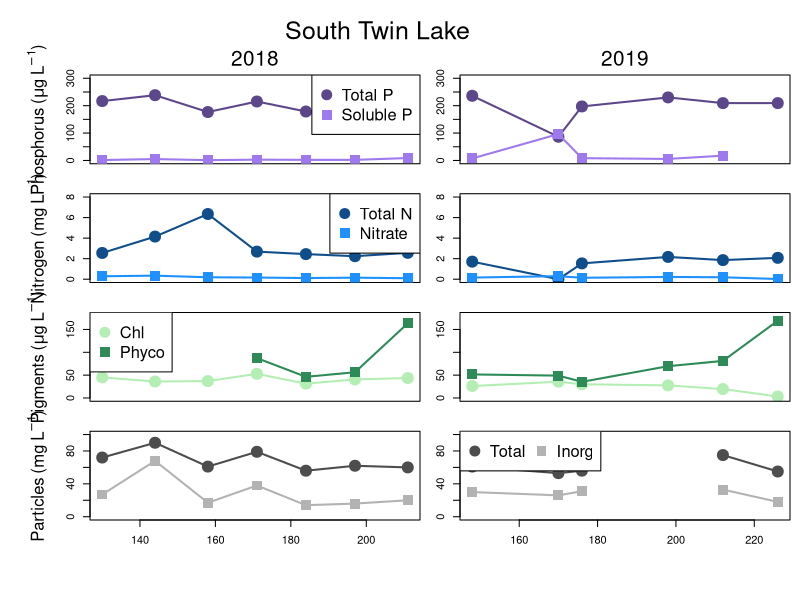
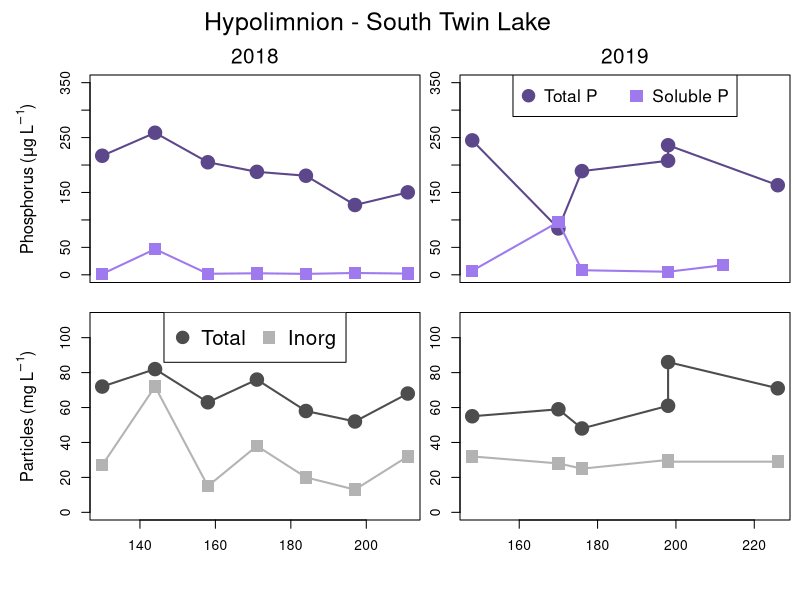
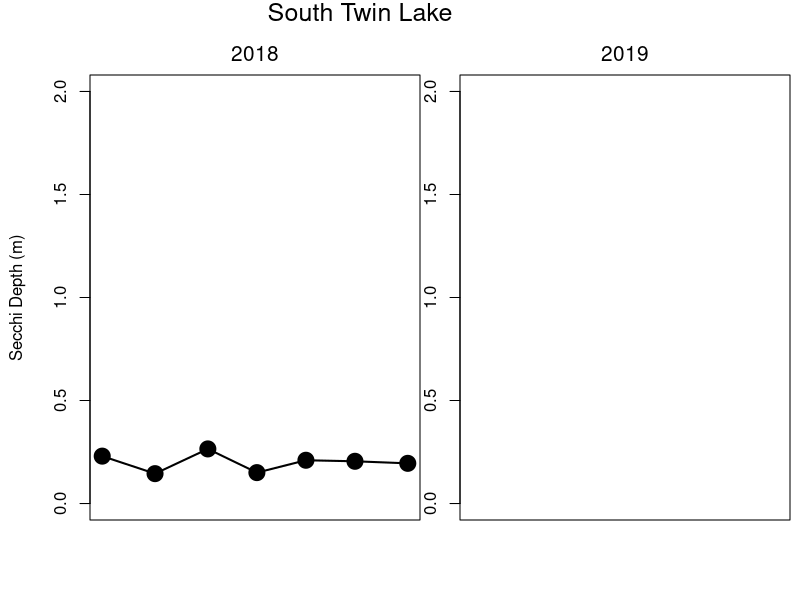

Source code (R) for these figures, in order:
setwd("C:/Users/wilkinso/Box Sync/Carp Removal & Phosphorus Project/Synoptic Sampling/Water Quality Data")

c19 = read.csv("P19_WQ_2019.csv")
c18 = read.csv("P18_WQ_2018.csv")


windows(height=8, width=6)
par(mfrow=c(4,2), omi=c(0.5,0.5,0.75,0.1), mai=c(0.3,0.4,0,0))

#Total P
plot(c18[c18$LakeID==406 & c18$Depth=="Epi", "DOY"], c18[c18$LakeID==406 & c18$Depth=="Epi", "TP_ugL"], 
     type="o", pch=19, col="mediumpurple4", ylim=c(0,300), cex=2, lwd=2, xaxt="n")
mtext(side=3, line=2.5, "                                   South Twin Lake", cex=1.5)
mtext(side=3, line=0.5, "2018", cex=1.25); mtext(side=2, line=3, expression(Phosphorus~"("*mu*g~L^-1*")"))
legend("topright", legend=c("Total P", "Soluble P"), pch=c(19,15), pt.cex=2, col=c("mediumpurple4", "mediumpurple2"), cex=1.5)
points(c18[c18$LakeID==406 & c18$Depth=="Epi", "DOY"], c18[c18$LakeID==406 & c18$Depth=="Epi", "SRP_ugL"], 
       type="o", pch=15, col="mediumpurple2", cex=2, lwd=2)
plot(c19[c19$LakeNumber==406 & c19$Depth=="Epi", "DOY"], c19[c19$LakeNumber==406 & c19$Depth=="Epi", "TP_ugL"], 
     type="o", pch=19, col="mediumpurple4", ylim=c(0,300), cex=2, lwd=2, xaxt="n")
mtext(side=3, line=0.5, "2019", cex=1.25)
points(c19[c19$LakeNumber==406 & c19$Depth=="Epi", "DOY"], c19[c19$LakeNumber==406 & c19$Depth=="Epi", "SRP_ugL"], 
       type="o", pch=15, col="mediumpurple2", cex=2, lwd=2)


#Total N and Nitrate
plot(c18[c18$LakeID==406 & c18$Depth=="Epi", "DOY"], c18[c18$LakeID==406 & c18$Depth=="Epi", "TN_mgL"], 
     type="o", pch=19, col="dodgerblue4", ylim=c(0,8), cex=2, lwd=2, xaxt="n")
mtext(side=2, line=3, expression(Nitrogen~"("*mg~L^-1*")"))
legend("topright", legend=c("Total N", "Nitrate"), pch=c(19,15), pt.cex=2, col=c("dodgerblue4", "dodgerblue1"), cex=1.5)
points(c18[c18$LakeID==406 & c18$Depth=="Epi", "DOY"], c18[c18$LakeID==406 & c18$Depth=="Epi", "Nitrate_mgL"], 
       type="o", pch=15, col="dodgerblue1", cex=2, lwd=2)
plot(c19[c19$LakeNumber==406 & c19$Depth=="Epi", "DOY"], c19[c19$LakeNumber==406 & c19$Depth=="Epi", "TN_mgL"], 
     type="o", pch=19, col="dodgerblue4", ylim=c(0,8), cex=2, lwd=2, xaxt="n")
points(c19[c19$LakeNumber==406 & c19$Depth=="Epi", "DOY"], c19[c19$LakeNumber==406 & c19$Depth=="Epi", "Nitrate_mgL"], 
       type="o", pch=15, col="dodgerblue1", cex=2, lwd=2)


#Pigments
plot(c18[c18$LakeID==406 & c18$Depth=="Epi", "DOY"], c18[c18$LakeID==406 & c18$Depth=="Epi", "Chla_ugL"], 
     type="o", pch=19, col="darkseagreen2", ylim=c(0,180), cex=2, lwd=2, xaxt="n")
mtext(side=2, line=3, expression(Pigments~"("*mu*g~L^-1*")"))
legend("topleft", legend=c("Chl", "Phyco"), pch=c(19,15), pt.cex=2, col=c("darkseagreen2", "seagreen4"), cex=1.5)
points(c18[c18$LakeID==406 & c18$Depth=="Epi", "DOY"], c18[c18$LakeID==406 & c18$Depth=="Epi", "Phyco_ugL"], 
       type="o", pch=15, col="seagreen4", cex=2, lwd=2)
plot(c19[c19$LakeNumber==406 & c19$Depth=="Epi", "DOY"], c19[c19$LakeNumber==406 & c19$Depth=="Epi", "Chl_ugL"], 
     type="o", pch=19, col="darkseagreen2", ylim=c(0,180), cex=2, lwd=2, xaxt="n")
points(c19[c19$LakeNumber==406 & c19$Depth=="Epi", "DOY"], c19[c19$LakeNumber==406 & c19$Depth=="Epi", "Phyco_ugL"], 
       type="o", pch=15, col="seagreen4", cex=2, lwd=2)


#TSS and ISS
plot(c18[c18$LakeID==406 & c18$Depth=="Epi", "DOY"], c18[c18$LakeID==406 & c18$Depth=="Epi", "TSS_mgL"], 
     type="o", pch=19, col="gray30", ylim=c(0,100), cex=2, lwd=2)
mtext(side=2, line=3, expression(Particles~"("*mg~L^-1*")"))
points(c18[c18$LakeID==406 & c18$Depth=="Epi", "DOY"], c18[c18$LakeID==406 & c18$Depth=="Epi", "ISS_mgL"], 
       type="o", pch=15, col="gray70", cex=2, lwd=2)
plot(c19[c19$LakeNumber==406 & c19$Depth=="Epi", "DOY"], c19[c19$LakeNumber==406 & c19$Depth=="Epi", "TSS_mgL"], 
     type="o", pch=19, col="gray30", ylim=c(0,100), cex=2, lwd=2)
points(c19[c19$LakeNumber==406 & c19$Depth=="Epi", "DOY"], c19[c19$LakeNumber==406 & c19$Depth=="Epi", "ISS_mgL"], 
       type="o", pch=15, col="gray70", cex=2, lwd=2)
legend("topleft", legend=c("Total", "Inorg"), pch=c(19,15), pt.cex=2, col=c("gray30", "gray70"), cex=1.5, horiz=T)


#HYPOLIMNION
windows(height=6, width=6)
par(mfrow=c(2,2), omi=c(0.5,0.5,0.75,0.1), mai=c(0.3,0.4,0,0))
#Total P
plot(c18[c18$LakeID==406 & c18$Depth=="Hypo", "DOY"], c18[c18$LakeID==406 & c18$Depth=="Hypo", "TP_ugL"], 
     type="o", pch=19, col="mediumpurple4", ylim=c(0,350), cex=2, lwd=2, xaxt="n")
mtext(side=3, line=2.5, "                                   Hypolimnion - South Twin Lake", cex=1.5)
mtext(side=3, line=0.5, "2018", cex=1.25); mtext(side=2, line=3, expression(Phosphorus~"("*mu*g~L^-1*")"))
points(c18[c18$LakeID==406 & c18$Depth=="Hypo", "DOY"], c18[c18$LakeID==406 & c18$Depth=="Hypo", "SRP_ugL"], 
       type="o", pch=15, col="mediumpurple2", cex=2, lwd=2)
plot(c19[c19$LakeNumber==406 & c19$Depth=="Hypo", "DOY"], c19[c19$LakeNumber==406 & c19$Depth=="Hypo", "TP_ugL"], 
     type="o", pch=19, col="mediumpurple4", ylim=c(0,350), cex=2, lwd=2, xaxt="n")
mtext(side=3, line=0.5, "2019", cex=1.25)
points(c19[c19$LakeNumber==406 & c19$Depth=="Epi", "DOY"], c19[c19$LakeNumber==406 & c19$Depth=="Epi", "SRP_ugL"], 
       type="o", pch=15, col="mediumpurple2", cex=2, lwd=2)
legend("top", legend=c("Total P", "Soluble P"), pch=c(19,15), pt.cex=2, col=c("mediumpurple4", "mediumpurple2"), cex=1.25, horiz=T)


#TSS and ISS
plot(c18[c18$LakeID==406 & c18$Depth=="Hypo", "DOY"], c18[c18$LakeID==406 & c18$Depth=="Hypo", "TSS_mgL"], 
     type="o", pch=19, col="gray30", ylim=c(0,110), cex=2, lwd=2)
mtext(side=2, line=3, expression(Particles~"("*mg~L^-1*")"))
points(c18[c18$LakeID==406 & c18$Depth=="Hypo", "DOY"], c18[c18$LakeID==406 & c18$Depth=="Hypo", "ISS_mgL"], 
       type="o", pch=15, col="gray70", cex=2, lwd=2)
legend("top", legend=c("Total", "Inorg"), pch=c(19,15), pt.cex=2, col=c("gray30", "gray70"), cex=1.5, horiz=T)
plot(c19[c19$LakeNumber==406 & c19$Depth=="Hypo", "DOY"], c19[c19$LakeNumber==406 & c19$Depth=="Hypo", "TSS_mgL"], 
     type="o", pch=19, col="gray30", ylim=c(0,110), cex=2, lwd=2)
points(c19[c19$LakeNumber==406 & c19$Depth=="Hypo", "DOY"], c19[c19$LakeNumber==406 & c19$Depth=="Hypo", "ISS_mgL"], 
       type="o", pch=15, col="gray70", cex=2, lwd=2)


# SECCHI DATA
windows(height=3.5, width=6)
par(mfrow=c(1,2), omi=c(0.5,0.5,0.75,0.1), mai=c(0.3,0.4,0,0))
plot(c18[c18$LakeID==406 & c18$Depth=="Epi", "DOY"], c18[c18$LakeID==406 & c18$Depth=="Epi", "Secchi_m"], 
     type="o", pch=19, col="black", ylim=c(0,2), cex=2, lwd=2, xaxt="n")
mtext(side=3, line=2.5, "                              South Twin Lake", cex=1.5)
mtext(side=3, line=0.5, "2018", cex=1.25); mtext(side=2, line=3, expression(Secchi~Depth~"("*m*")"))

plot(c19[c19$LakeNumber==406 & c19$Depth=="Epi", "DOY"], c19[c19$LakeNumber==406 & c19$Depth=="Epi", "Secchi_m"], 
     type="o", pch=19, col="black", ylim=c(0,2), cex=2, lwd=2, xaxt="n")
mtext(side=3, line=0.5, "2019", cex=1.25)
